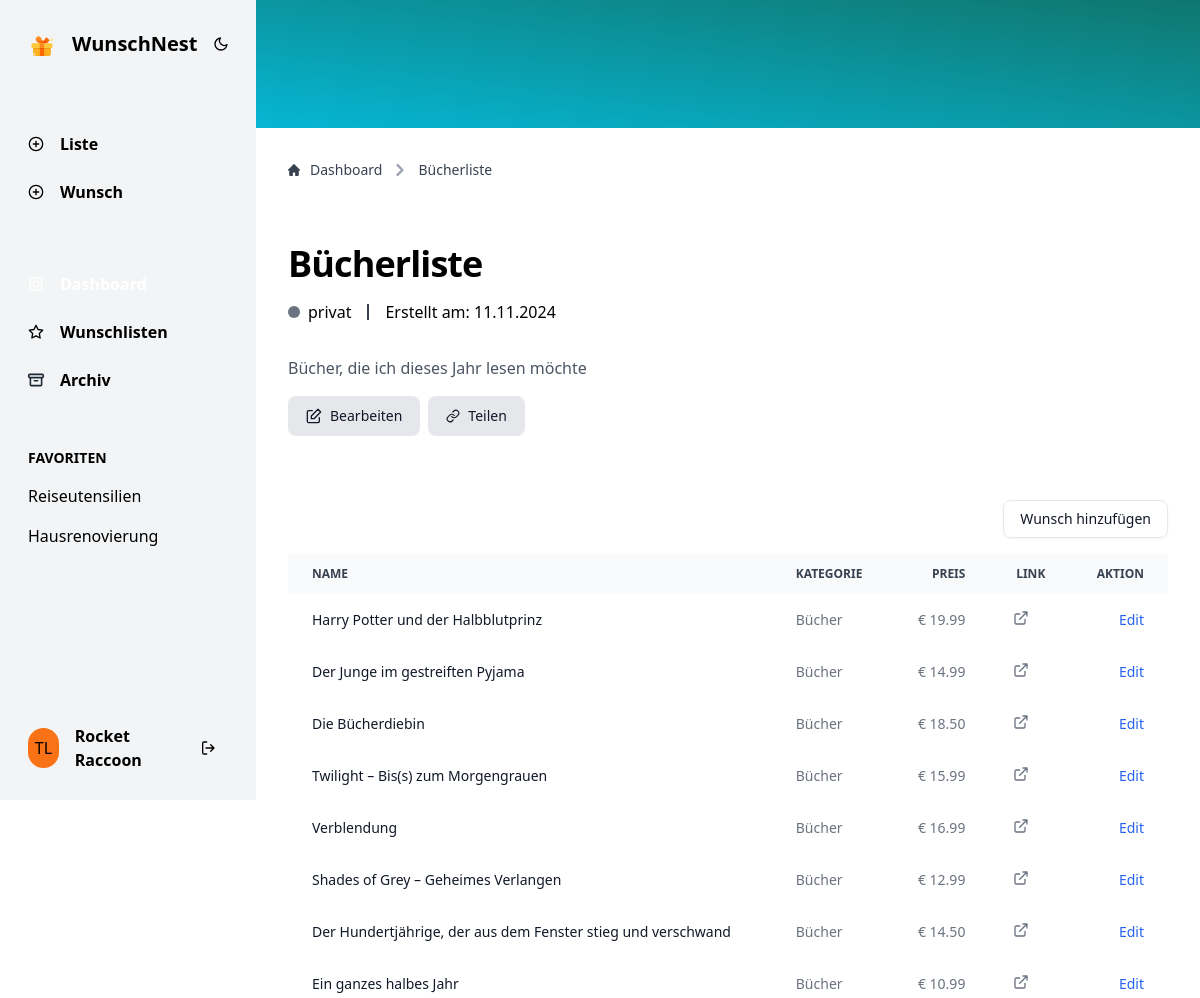
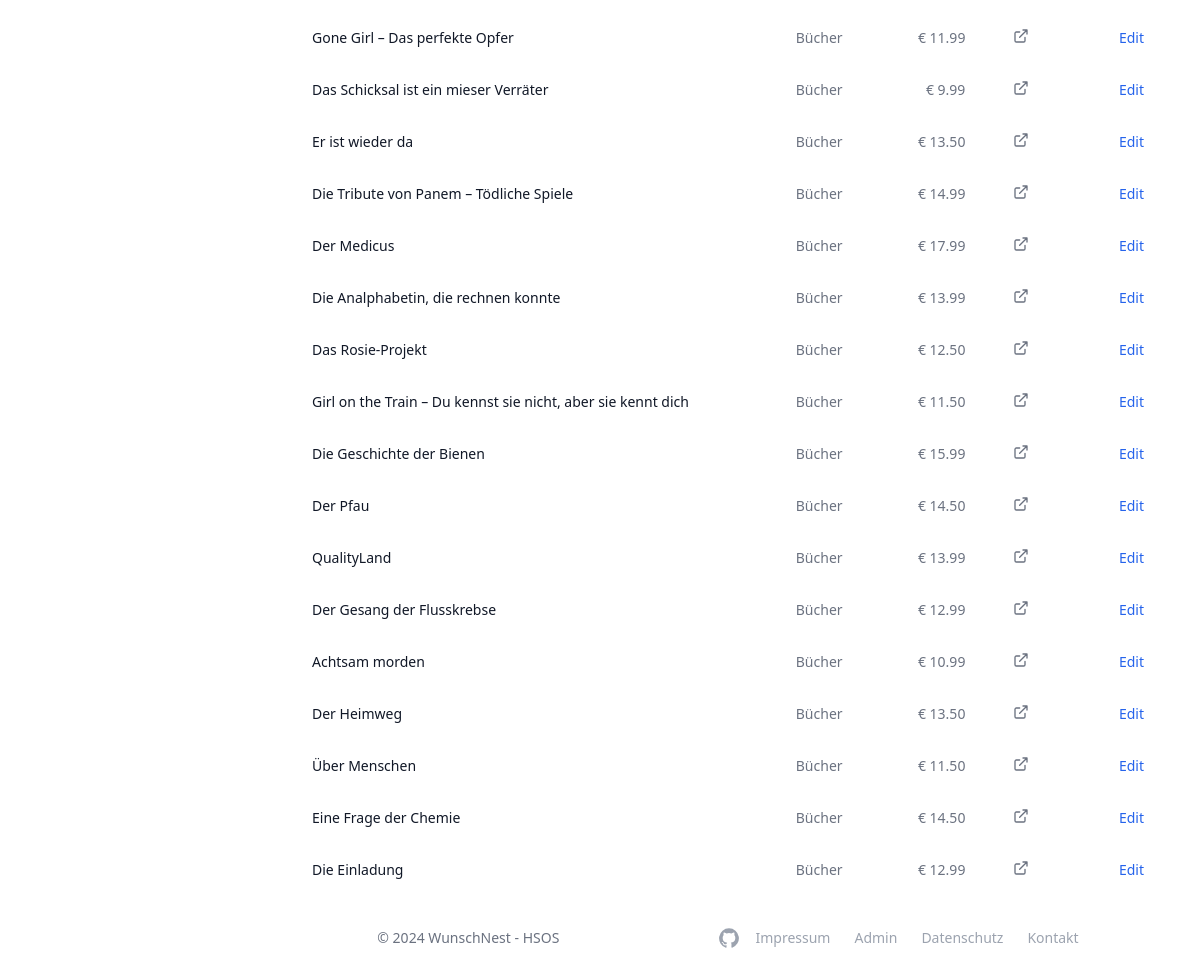
Page /index.php?page=wishlist&wishlist_id=6 (signed in) on the committed database (2 pictures, top to bottom).
### tables this page shows
CREATE TABLE IF NOT EXISTS wishlist (
     
    wishlist_id INT AUTO_INCREMENT PRIMARY KEY,
     
    user_id INT NOT NULL,
     
    name VARCHAR(255) NOT NULL,
     
    description TEXT,
     
    target_date DATE,
     
    is_favorite BOOLEAN DEFAULT FALSE,
     
    is_archived BOOLEAN DEFAULT FALSE,
     
    is_public BOOLEAN DEFAULT FALSE,
     
    share_token VARCHAR(64) DEFAULT NULL,
     
    created_at TIMESTAMP DEFAULT CURRENT_TIMESTAMP,
     
    FOREIGN KEY (user_id) REFERENCES users(user_id) ON DELETE CASCADE
);

CREATE TABLE IF NOT EXISTS wish (
     
    wish_id INT PRIMARY KEY AUTO_INCREMENT,
     
    wishlist_id INT NOT NULL,
     
    name VARCHAR(255) NOT NULL,
     
    price DECIMAL(10, 2) DEFAULT 0.00,
     
    category_id int,
     
    description TEXT,
     
    url VARCHAR(255),
     
    created_at TIMESTAMP DEFAULT CURRENT_TIMESTAMP,
     
    is_fulfilled BOOLEAN DEFAULT FALSE,
     
    fulfilled_at TIMESTAMP,
     
    fulfilled_by VARCHAR(255),
     
    FOREIGN KEY (wishlist_id) REFERENCES WISHLIST(wishlist_id) ON DELETE CASCADE,
     
    FOREIGN KEY (wishlist_id) REFERENCES WISHLIST(wishlist_id)
);

CREATE TABLE IF NOT EXISTS category (
     
    category_id INT PRIMARY KEY AUTO_INCREMENT,
     
    name VARCHAR(255) NOT NULL,
     
    user_id INT NOT NULL,
     
    FOREIGN KEY (user_id) REFERENCES USERS(user_id) ON DELETE CASCADE
);

### app/views/wishlist.php (the view, shortened to what the rows shown need)
<?php
include_once BASE_PATH . '/app/config/database.php';
include_once BASE_PATH . '/app/controllers/WishlistController.php';
include_once BASE_PATH . '/app/controllers/UserController.php';
include_once BASE_PATH . '/app/controllers/CategoryController.php';
include_once BASE_PATH . '/app/controllers/WishController.php';
$pdo = getDatabaseConnection();
$wishlistController = new WishlistController($pdo);
$userController = new UserController($pdo);
$categoryController = new CategoryController($pdo);
$wishController = new WishController($pdo);
if (isset($_GET['demo']) && $_GET['demo'] == 'true') {
    $user_id = 1;
} else if (isset($_SESSION['username'])) {
    $user = $userController->getUserByUsername($_SESSION['username']);
    $user_id = $user['user_id'];
} else {
    header("Location: /index.php?page=login");
    $_SESSION['login_message'] = "Bitte logge dich ein um die Wunschliste sehen zu können.";
    exit();
}
$wishlist = $wishlistController->getWishlist($_GET['wishlist_id']);
$favorites = $wishlistController->getFavoritesByUser($user_id);
include BASE_PATH . '/components/includes/basic-head.php';
?>
</head>
<body>
    <div class="flex dark:bg-gray-900 dark:text-white">
        <?php
        include BASE_PATH . '/components/includes/dashboard-sidebar.php';
        ?>
        <div class="w-full flex flex-col">
            <div class="h-32 bg-teal-700 bg-gradient-to-tr from-cyan-500">
            </div>
            <div class="mx-auto w-full max-w-screen-xl flex flex-col flex-grow p-8 pb-0">
                <?php
                include BASE_PATH . '/components/elements/dashboard-breadcrumb.php';
                echo dashboard_breadcrumb(false, $wishlist);
                ?>
                <div class="mb-16">
                    <h1 class="text-4xl font-bold tracking-tight mb-4"><?php echo $wishlist['name'] ?></h1>
                    <div class="flex gap-4 dark:text-gray-400 justify-start items-center">
                        <div class="flex items-center gap-1">
                            <span class="flex w-3 h-3 me-1 <?php echo $wishlist['is_public'] == 1 ? 'bg-green-500' : 'bg-gray-500' ?>  rounded-full"></span>
                            <?php echo $wishlist['is_public'] == 1 ? 'öffentlich' : 'privat' ?>
                        </div>
                        <div class="h-4 w-[2px] bg-gray-700"></div>
                        <div>
                            Erstellt am: <?php echo date_create($wishlist['created_at'])->format('d.m.Y') ?>
                        </div>
                    </div>
                    <p class="text-gray-600 dark:text-gray-200 mt-8">
                        <?php echo $wishlist['description'] ?>
                    </p>
                    <div class="mt-4 flex gap-2">
                        <button class=" flex-shrink-0 transition-all duration-75 relative inline-flex items-center justify-center p-0.5 overflow-hidden text-sm font-medium text-gray-900 dark:text-gray-400 rounded-lg group  bg-gray-200 dark:bg-gray-800 hover:bg-cyan-800 hover:text-white dark:hover:text-white focus:ring-4 focus:outline-none focus:ring-cyan-200 dark:focus:ring-cyan-900">
                            <span class="relative px-4 py-2 inline-flex gap-2 items-center rounded-md">
                                Bearbeiten
                            </span>
                        </button>
                        <div class="flex flex-shrink-1 items-center gap-4">
                            <button id="share-list-button" data-share-link="<?php echo 'http://localhost/index.php?page=share&token=' . $wishlist['share_token'] . '' ?>" class="flex-shrink-0 transition-all duration-75 relative inline-flex items-center justify-center p-0.5 overflow-hidden text-sm font-medium text-gray-900 dark:text-gray-400 rounded-lg group bg-gray-200 dark:bg-gray-800 hover:bg-gradient-to-br hover:from-orange-500 hover:to-red-600 hover:text-white  dark:hover:text-white focus:ring-4 focus:outline-none focus:ring-pink-200 dark:focus:ring-pink-800">
                                <span class="relative px-4 py-2 inline-flex gap-2 items-center rounded-md">
                                    <span id="share-info">
                                        <?php echo $wishlist['is_public'] == 1 ? 'Link Kopieren' : 'Teilen' ?>
                                    </span>
                                </span>
                            </button>
                        </div>
                    </div>
                </div>
                <div class=" mb-4 flex justify-between align-middle items-center ">
                    <div class="inline-flex rounded-md items-center shadow-sm" role="group">
                        <button type="button" class="py-2 px-4 text-sm font-small text-gray-900 focus:outline-none bg-white rounded-lg border border-gray-200 hover:bg-gray-100 hover:text-blue-700 focus:z-10 focus:ring-4 focus:ring-gray-100 dark:focus:ring-gray-700 dark:bg-gray-800 dark:text-gray-400 dark:border-gray-700 dark:hover:text-white dark:hover:bg-green-700">Wunsch hinzufügen</button>
                    </div>
                </div>
                <div>
                    <table class="w-full text-left text-sm text-gray-500 dark:text-gray-400 rtl:text-right">
                        <thead class="bg-gray-50 text-xs uppercase text-gray-700 dark:bg-gray-700 dark:text-gray-400">
                            <tr>
                                <th scope="col" class="px-6 py-3">
                                    Name
                                </th>
                                <th scope="col" class="px-6 py-3">
                                    Kategorie
                                </th>
                                <th scope="col" class="px-6 py-3 text-right">
                                    Preis
                                </th>
                                <th scope="col" class="px-6 py-3 text-right">
                                    Link
                                </th>
                                <th scope="col" class="px-6 py-3 text-right">
                                    Aktion
                                </th>
                            </tr>
                        </thead>
                        <tbody>
                            <?php
                            $wishlistItems = $wishController->getWishesByWishlist($wishlist['wishlist_id']);
                            include BASE_PATH . '/components/elements/wishlist-table-item.php';
                            foreach ($wishlistItems as $row) {
                                $categoryName = $row['category_id'] ?? "";
                                if (!empty($categoryName)) {
                                    $category = $categoryController->getCategoryByID($categoryName);
                                    $categoryName = $category['name'];
                                }
                                $row['category'] = $categoryName;
                                echo wishlistTableItem($row['name'], $row['category'], $row['price'], $row['url']);
                            }
                            ?>
                        </tbody>
                    </table>
                </div>
                <div class="mt-auto">
                    <?php
                    include BASE_PATH . '/components/includes/footer.php';
                    ?>
                </div>
            </div>
        </div>
    </div>
</body>
</html>

### components/includes/dashboard-sidebar.php (shortened to what the rows shown need)
<?php
$active = 'bg-gray-500 dark:bg-gray-900 hover:shadow-md';
?>
<div class="sticky">
    <nav id="sidebar" class="select-none flex-start sticky top-0 flex h-screen w-64 flex-col justify-between gap-4 border-gray-200 bg-gray-100 px-4 py-4 dark:bg-gray-800 dark:text-white">
        <div class="active flex items-center gap-4 rounded-lg p-3">
            <a class="lottie-hover-target flex items-center gap-4" href="/">
                <div class="lottie-animation size-7">
                </div>
                <span class="self-center whitespace-nowrap text-xl font-semibold dark:text-white">WunschNest</span>
            </a>
            <div id="dark-toggle" class="h-8 w-8 flex items-center justify-center cursor-pointer rounded-full dark:hover:bg-gray-700 hover:bg-gray-100">
            </div>
        </div>
        <div class="flex flex-grow flex-col gap-12 pt-8">
            <ul id="actions">
                <li>
                    <a href="/index.php?page=create&type=list" class="active flex cursor-pointer items-center gap-4 rounded-lg p-3 hover:shadow-md hover:outline-orange-400 dark:hover:bg-orange-700">
                        <span>
                            <svg xmlns="http://www.w3.org/2000/svg" width="16" height="16" viewBox="0 0 24 24" fill="none" stroke="currentColor" stroke-width="2" stroke-linecap="round" stroke-linejoin="round">
                                <circle cx="12" cy="12" r="10"></circle>
                                <line x1="12" y1="8" x2="12" y2="16"></line>
                                <line x1="8" y1="12" x2="16" y2="12"></line>
                            </svg>
                        </span>
                        <h2 class="text-md font-semibold">Liste</h2>
                    </a>
                </li>
                <li>
                    <a href="/index.php?page=create&type=wish" class="active flex cursor-pointer items-center gap-4 rounded-lg p-3 hover:shadow-md hover:outline-orange-400 dark:hover:bg-orange-700">
                        <span>
                            <svg xmlns="http://www.w3.org/2000/svg" width="16" height="16" viewBox="0 0 24 24" fill="none" stroke="currentColor" stroke-width="2" stroke-linecap="round" stroke-linejoin="round">
                                <circle cx="12" cy="12" r="10"></circle>
                                <line x1="12" y1="8" x2="12" y2="16"></line>
                                <line x1="8" y1="12" x2="16" y2="12"></line>
                            </svg>
                        </span>
                        <h2 class="text-md font-semibold">Wunsch</h2>
                    </a>
                </li>
            </ul>
            <ul class="flex flex-col gap-2">
                <li>
                    <a href="<?php echo ($_GET['page'] == 'dashboard') ? '#' : '/index.php?page=dashboard' ?>" class="<?php echo ($_GET['page'] == 'dashboard') ? $active : '' ?> flex items-center gap-4 rounded-lg hover:bg-gray-200 dark:hover:bg-gray-700 p-3 py-2 text-white">
                        <span>
                        </span>
                        <h2 class="text-md font-semibold">Dashboard</h2>
                    </a>
                </li>
                <li>
                    <a href="/index.php?page=wishlists" class="flex items-center gap-4 rounded-lg p-3 py-2 hover:bg-gray-200 dark:hover:bg-gray-700">
                        <span>
                            <svg xmlns="http://www.w3.org/2000/svg" width="16" height="16" viewBox="0 0 24 24" fill="none" stroke="currentColor" stroke-width="2" stroke-linecap="round" stroke-linejoin="round">
                                <polygon points="12 2 15.09 8.26 22 9.27 17 14.14 18.18 21.02 12 17.77 5.82 21.02 7 14.14 2 9.27 8.91 8.26 12 2"></polygon>
                            </svg>
                        </span>
                        <h2 class="text-md font-semibold">Wunschlisten</h2>
                    </a>
                </li>
                <li>
                    <a href="/index.php?page=archive" class="flex items-center gap-4 rounded-lg p-3 py-2 hover:bg-gray-200 dark:hover:bg-gray-700">
                        <span>
                        </span>
                        <h2 class="text-md font-semibold">Archiv</h2>
                    </a>
                </li>
            </ul>
            <div>
                <h3 class="ml-3 pb-2 text-sm font-semibold uppercase dark:text-gray-500">Favoriten</h3>
                <ul>
                    <?php
                    foreach ($favorites as $favorite) {
                        $currentPage = false;
                    ?>
                        <li>
                            <a href="/index.php?page=wishlist&wishlist_id=<?php echo $favorite['wishlist_id'] ?>">
                                <div class="<?php echo $currentPage ? $active : '' ?> flex items-center gap-4 rounded-lg p-3 py-2 hover:bg-gray-200 dark:hover:bg-gray-700">
                                    <h2 class="text-md"><?php echo $favorite['name'] ?></h2>
                                </div>
                            </a>
                        </li>
                    <?php
                    }
                    ?>
                </ul>
            </div>
        </div>
        <div>
            <div class="flex items-center gap-4 p-3">
                <div class="size-10 inline-flex items-center justify-center overflow-hidden rounded-full bg-orange-500">
                    TL
                </div>
                <span class="text-md font-semibold"><?php echo $_SESSION['name']; ?></span>
                <div class="ml-auto">
                    <a href="/logout.php" class="flex items-center gap-4 rounded-lg p-3 py-2 hover:bg-gray-200 dark:hover:bg-gray-700">
                        <svg xmlns="http://www.w3.org/2000/svg" width="16" height="16" viewBox="0 0 24 24" fill="none" stroke="currentColor" stroke-width="2" stroke-linecap="round" stroke-linejoin="round">
                            <path d="M10 3H6a2 2 0 0 0-2 2v14c0 1.1.9 2 2 2h4M16 17l5-5-5-5M19.8 12H9" />
                        </svg>
                    </a>
                </div>
            </div>
        </div>
    </nav>
</div>

### components/elements/wishlist-table-item.php
<?php
function wishlistTableItem($name, $category, $price, $link = null)
{
    $template = file_get_contents(BASE_PATH . '/components/templates/wishlist-table-item.html');
    if ($link == null) {
        $link = "";
    } else {
        $link = '<a class="hover:text-orange-500" href="' . $link . '" target="_blank" class="text-blue-600 hover:underline dark:text-blue-500"><svg xmlns="http://www.w3.org/2000/svg" width="16" height="16" viewBox="0 0 24 24" fill="none" stroke="currentColor" stroke-width="2" stroke-linecap="round" stroke-linejoin="round"><g fill="none" fill-rule="evenodd"><path d="M18 14v5a2 2 0 0 1-2 2H5a2 2 0 0 1-2-2V8c0-1.1.9-2 2-2h5M15 3h6v6M10 14L20.2 3.8"/></g></svg></a>';
    }
    $html = str_replace('{{name}}', $name, $template);
    $html = str_replace('{{category}}', $category, $html);
    $html = str_replace('{{price}}', $price, $html);
    $html = str_replace('{{link}}', $link, $html);
    return $html;
}

### rows in the picture
wishlist: name "Reiseutensilien"
wishlist: name "Hausrenovierung"
wishlist: dashboard_breadcrumb(false, $wishlist) "Dashboard Bücherliste", name "Bücherliste", created_at "11.11.2024", description "Bücher, die ich dieses Jahr lesen möchte"
wish: name+price+url "Harry Potter und der Halbblutprinz Bücher € 19.99 Edit"
wish: name+price+url "Der Junge im gestreiften Pyjama Bücher € 14.99 Edit"
wish: name+price+url "Die Bücherdiebin Bücher € 18.50 Edit"
wish: name+price+url "Twilight – Bis(s) zum Morgengrauen Bücher € 15.99 Edit"
wish: name+price+url "Verblendung Bücher € 16.99 Edit"
wish: name+price+url "Shades of Grey – Geheimes Verlangen Bücher € 12.99 Edit"
wish: name+price+url "Der Hundertjährige, der aus dem Fenster stieg und verschwand Bücher € 14.50 Edit"
wish: name+price+url "Ein ganzes halbes Jahr Bücher € 10.99 Edit"
wish: name+price+url "Gone Girl – Das perfekte Opfer Bücher € 11.99 Edit"
wish: name+price+url "Das Schicksal ist ein mieser Verräter Bücher € 9.99 Edit"
wish: name+price+url "Er ist wieder da Bücher € 13.50 Edit"
wish: name+price+url "Die Tribute von Panem – Tödliche Spiele Bücher € 14.99 Edit"
wish: name+price+url "Der Medicus Bücher € 17.99 Edit"
wish: name+price+url "Die Analphabetin, die rechnen konnte Bücher € 13.99 Edit"
wish: name+price+url "Das Rosie-Projekt Bücher € 12.50 Edit"
wish: name+price+url "Girl on the Train – Du kennst sie nicht, aber sie kennt dich Bücher € 11.50 Edit"
wish: name+price+url "Die Geschichte der Bienen Bücher € 15.99 Edit"
wish: name+price+url "Der Pfau Bücher € 14.50 Edit"
wish: name+price+url "QualityLand Bücher € 13.99 Edit"
wish: name+price+url "Der Gesang der Flusskrebse Bücher € 12.99 Edit"
wish: name+price+url "Achtsam morden Bücher € 10.99 Edit"
wish: name+price+url "Der Heimweg Bücher € 13.50 Edit"
wish: name+price+url "Über Menschen Bücher € 11.50 Edit"
wish: name+price+url "Eine Frage der Chemie Bücher € 14.50 Edit"
wish: name+price+url "Die Einladung Bücher € 12.99 Edit"

### other values in the picture
$_SESSION['name'] "Rocket Raccoon"
